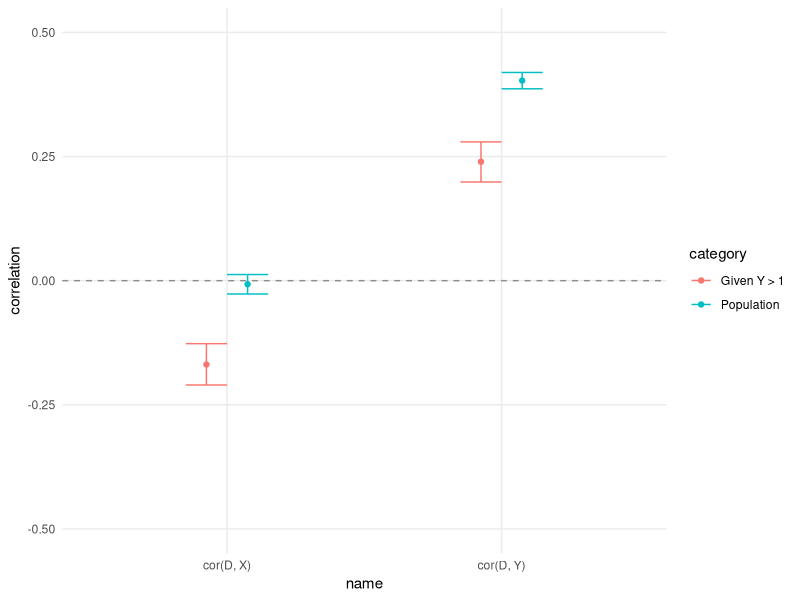

Reproduce this figure in R.
## ---- chunk 1
knitr::opts_chunk$set(echo = TRUE)
## ---- chunk 2
library(tidyverse)
set.seed(42)
N = 10000
# X and D cause Y
# X -> Y <- D
D = rnorm(N)
X = rnorm(N)
Y = 1/2 * D + 1/2 * X + rnorm(N)
df = data.frame(
    D=D,
    X=X,
    Y=Y
)
## ---- chunk 3
cor.test(df$D, df$X)
## ---- chunk 4
collider_df = df %>% filter(Y > 1)
cor.test(collider_df$D, collider_df$X)
## ---- chunk 5
cor.test(df$D, df$Y)
## ---- chunk 6
cor.test(collider_df$D, collider_df$Y)
## ---- chunk 7
collider_df = df %>% filter(Y > 1)
cor_df = data.frame(
    name=c(
        'cor(D, X)',
        'cor(D, X)',
        'cor(D, Y)',
        'cor(D, Y)'
    ),
    category=c(
        'Population',
        'Given Y > 1',
        'Population',
        'Given Y > 1'
    ),
    correlation=c(
        cor(df$D, df$X),
        cor(collider_df$D, collider_df$X),
        cor(df$D, df$Y),
        cor(collider_df$D, collider_df$Y)
    ),
    ucl=c(
        cor.test(df$D, df$X)$conf.int[1],
        cor.test(collider_df$D, collider_df$X)$conf.int[1],
        cor.test(df$D, df$Y)$conf.int[1],
        cor.test(collider_df$D, collider_df$Y)$conf.int[1]
    ),
    lcl=c(
        cor.test(df$D, df$X)$conf.int[2],
        cor.test(collider_df$D, collider_df$X)$conf.int[2],
        cor.test(df$D, df$Y)$conf.int[2],
        cor.test(collider_df$D, collider_df$Y)$conf.int[2]
    )
)
## ---- chunk 8
cor_df %>%
    ggplot(aes(x=name, y=correlation, color=category)) +
    geom_hline(yintercept=0, linetype='dashed', alpha=0.4) +
    geom_point(position=position_dodge(width=0.3)) +
    geom_errorbar(
        aes(ymin=lcl, ymax=ucl),
        position=position_dodge(width=0.3),
        width=0.3
    ) +
    ylim(-0.5, 0.5) +
    theme_minimal() +
    theme(
        panel.grid.minor=element_blank()
    )
